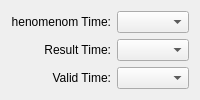
<?xml version="1.0" encoding="UTF-8"?>
<ui version="4.0">
 <class>TemporalPropertiesWidgetForm</class>
 <widget class="QWidget" name="TemporalPropertiesWidgetForm">
  <property name="geometry">
   <rect>
    <x>0</x>
    <y>0</y>
    <width>192</width>
    <height>94</height>
   </rect>
  </property>
  <property name="windowTitle">
   <string>Form</string>
  </property>
  <layout class="QGridLayout" name="gridLayout">
   <property name="sizeConstraint">
    <enum>QLayout::SetDefaultConstraint</enum>
   </property>
   <item row="0" column="0">
    <layout class="QHBoxLayout" name="horizontalLayout">
     <item>
      <layout class="QVBoxLayout" name="verticalLayout_2">
       <item>
        <widget class="QLabel" name="propertyLabel">
         <property name="maximumSize">
          <size>
           <width>100</width>
           <height>16777215</height>
          </size>
         </property>
         <property name="text">
          <string>Phenomenom Time:</string>
         </property>
         <property name="alignment">
          <set>Qt::AlignRight|Qt::AlignTrailing|Qt::AlignVCenter</set>
         </property>
        </widget>
       </item>
       <item>
        <widget class="QLabel" name="resultLabel">
         <property name="maximumSize">
          <size>
           <width>100</width>
           <height>16777215</height>
          </size>
         </property>
         <property name="text">
          <string>Result Time:</string>
         </property>
         <property name="alignment">
          <set>Qt::AlignRight|Qt::AlignTrailing|Qt::AlignVCenter</set>
         </property>
        </widget>
       </item>
       <item>
        <widget class="QLabel" name="validLabel">
         <property name="maximumSize">
          <size>
           <width>100</width>
           <height>16777215</height>
          </size>
         </property>
         <property name="text">
          <string>Valid Time:</string>
         </property>
         <property name="alignment">
          <set>Qt::AlignRight|Qt::AlignTrailing|Qt::AlignVCenter</set>
         </property>
        </widget>
       </item>
      </layout>
     </item>
     <item>
      <layout class="QVBoxLayout" name="verticalLayout">
       <item>
        <widget class="QComboBox" name="m_phenomenomComboBox">
         <property name="sizePolicy">
          <sizepolicy hsizetype="Expanding" vsizetype="Fixed">
           <horstretch>0</horstretch>
           <verstretch>0</verstretch>
          </sizepolicy>
         </property>
        </widget>
       </item>
       <item>
        <widget class="QComboBox" name="m_resultComboBox">
         <property name="sizePolicy">
          <sizepolicy hsizetype="Expanding" vsizetype="Fixed">
           <horstretch>0</horstretch>
           <verstretch>0</verstretch>
          </sizepolicy>
         </property>
        </widget>
       </item>
       <item>
        <widget class="QComboBox" name="m_validComboBox">
         <property name="sizePolicy">
          <sizepolicy hsizetype="Expanding" vsizetype="Fixed">
           <horstretch>0</horstretch>
           <verstretch>0</verstretch>
          </sizepolicy>
         </property>
        </widget>
       </item>
      </layout>
     </item>
    </layout>
   </item>
  </layout>
 </widget>
 <resources/>
 <connections/>
</ui>
